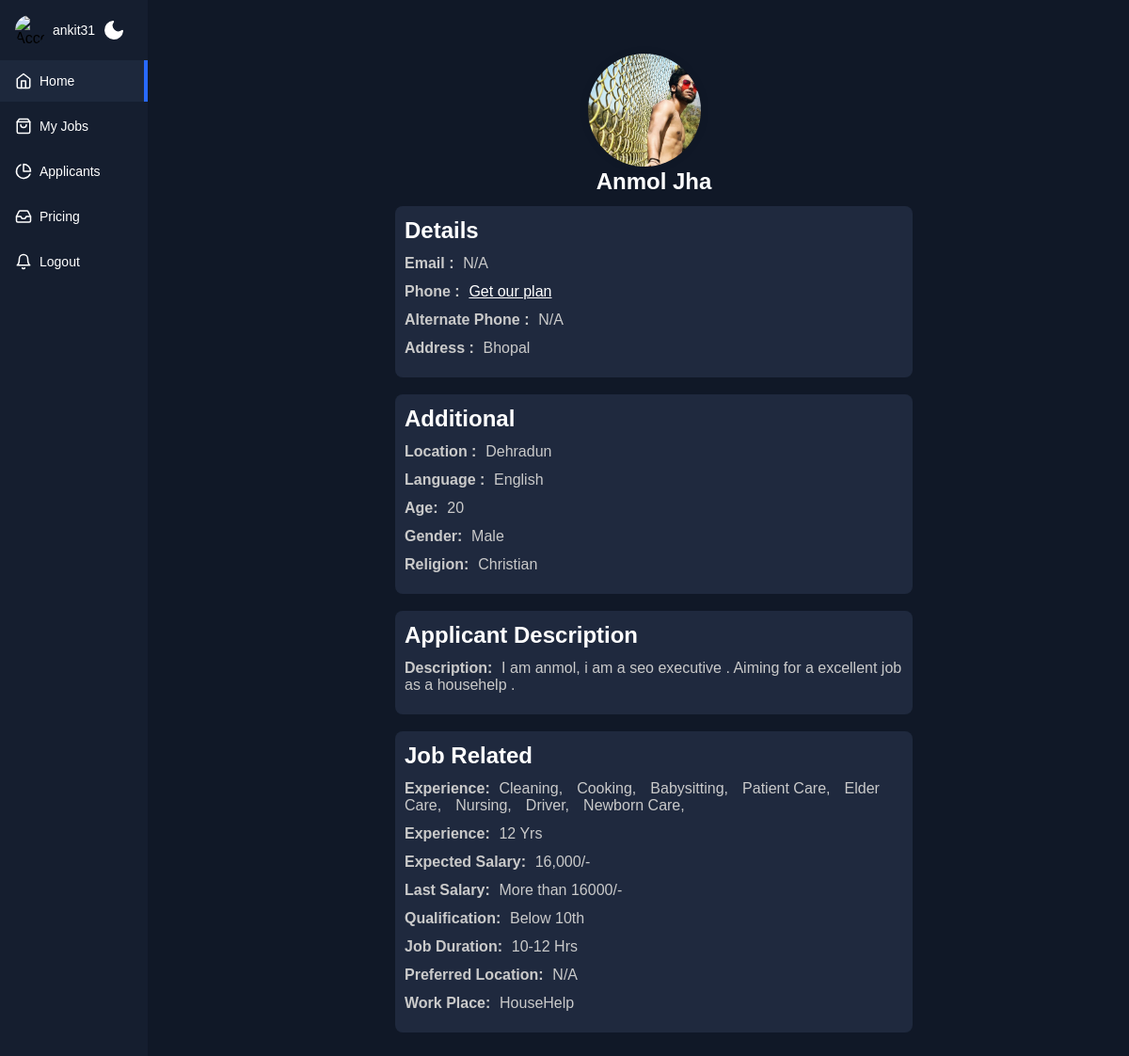
/recruiter-page/applicant-view/4 (signed in), run on the app's committed database.
### applicant/models.py (models this page shows, shortened)
class Applicants(models.Model):
    applicant_id = models.AutoField(primary_key=True, unique=True)
    language = models.CharField(max_length = 10 )
    photo= models.ImageField(upload_to='user_photo', null= True, blank = True)
    full_name = models.CharField(max_length = 60)
    resume = models.FileField(upload_to='resumes/', null=True, blank=True)
    location = models.CharField(max_length = 60)
    job = models.ManyToManyField(Work)
    experience= models.IntegerField(default = 0)
    description =  models.TextField(max_length = 200,null= True, blank = True)
    age = models.CharField(max_length = 5)
    expected_salary = models.CharField(max_length=50, null= True, blank = True)
    gender = models.CharField(max_length=10)
    phone_number = models.CharField(max_length=20,default = False)
    phone_number2 = models.CharField(max_length=20, null= True, blank = True)
    qualification = models.CharField(max_length = 50,default = False)
    last_salary = models.CharField(max_length = 20, null= True, blank = True )
    address = models.CharField(max_length = 150, null= True, blank = True )
    document = models.CharField(max_length = 50, null= True, blank = True  )
    job_duration = models.CharField(max_length = 30,default = False)
    religion = models.CharField(max_length = 10,default = False)
    preffered_location = models.CharField(max_length = 50,default = False)
    work_place = models.ForeignKey(Work_Category, on_delete = models.CASCADE,default = False)

class Work(models.Model):
    Work_id = models.AutoField(primary_key=True)
    work = models.CharField(max_length = 50)
    work_category = models.ManyToManyField(Work_Category)

class Work_Category(models.Model):
    category_id = models.AutoField(primary_key=True)
    category = models.CharField(max_length = 50)
    def __str__(self) -> str:
        return self.category

### recruiter/views.py (the view)
# urls.py: path('applicant-view/<int:id>', views.applicant_view, name='applicant_view'),
@login_required
def applicant_view(request, id):
    try:
        applicant  = Applicants.objects.get(applicant_id = id)
        return render(request,'view_applicant.html' ,{'applicant': applicant})
    except Exception as e:
        message = "Recruiter not found."
        return HttpResponse(f"Error occurred: {e}")

### templates/view_applicant.html (shortened to what this page needs)
{% extends 'recruiter_base.html'%}
{% load static %}
{% block content %}
<link rel="stylesheet" href="{% static 'view_applicant.css' %}">
    <div class="app-content">
    <div class="user-detail-container">
        <div class="user-detail">
            <div class="user-info">
                <div class="user-avatar">
                    <img src="{{applicant.photo.url}}" alt="User Avatar">
                    <h1 class="app-content-headerText">{{ applicant.full_name }}</h1>
                </div>
                <div class="details">
                    <h1 class="app-content-headerText">Details</h1>
                <p class="user_detail"> <strong> Email :</strong>  <span class="detail_applicant">{{ applicant.email|default:"N/A" }}</span> </p>
                <p class="user_detail"> <strong> Phone : </strong> <span class="detail_applicant"><a style="color:white;" href="{% url 'pricing' %}">Get our plan</a></span> </p>
                <p class="user_detail"> <strong>Alternate Phone :</strong> <span class="detail_applicant">{{ applicant.phone_number2|default:"N/A" }}</span> </p>
                <p class="user_detail"> <strong> Address :</strong><span class="detail_applicant"> {{ applicant.address|default:"N/A" }}</span> </p>
            </div>
                <br>
                <div class="details">
                    <h1 class="app-content-headerText">Additional</h1>
                <p class="user_detail"> <strong>Location :</strong><span class="detail_applicant"> {{ applicant.location|default:"N/A" }}</span> </p>
                <p class="user_detail"> <strong>Language :</strong> <span class="detail_applicant">{{ applicant.language|default:"N/A" }}</span> </p>
                <p class="user_detail"> <strong> Age:</strong><span class="detail_applicant"> {{ applicant.age|default:"N/A" }}</span> </p>
                <p class="user_detail"> <strong> Gender:</strong> <span class="detail_applicant">{{ applicant.gender|default:"N/A" }}</span> </p>
                <p class="user_detail"> <strong>Religion:  </strong><span class="detail_applicant">{{ applicant.religion|default:"N/A" }}</span> </p>
                </div>
                <br>
                <div class="details">
                <h1 class="app-content-headerText">Applicant Description</h1>
                <p class="user_detail"> <strong> Description:</strong> <span class="detail_applicant">{{ applicant.description|default:"N/A" }}</span> </p>
                </div>
                <br>
                <div class="details">
                <h1 class="app-content-headerText">Job Related</h1>
                <p class="user_detail"> <strong> Experience:</strong>
                    {% for work in applicant.job.all %}
                    <span class="detail_applicant">{{ work.work}},</span>
                    {% endfor %}
                </p>
                <p class="user_detail"> <strong> Experience:</strong> <span class="detail_applicant">{{ applicant.experience|default:"N/A" }} Yrs</span> </p>
                <p class="user_detail"> <strong> Expected Salary:</strong> <span class="detail_applicant">{{ applicant.expected_salary|default:"N/A" }}</span> </p>
                <p class="user_detail"> <strong> Last Salary:</strong> <span class="detail_applicant">{{ applicant.last_salary|default:"N/A" }}</span> </p>
                <p class="user_detail"> <strong> Qualification: </strong><span class="detail_applicant">{{ applicant.qualification|default:"N/A" }}</span> </p>
                <p class="user_detail"> <strong>Job Duration:  </strong><span class="detail_applicant">{{ applicant.job_duration|default:"N/A" }}</span> </p>
                <p class="user_detail"> <strong>Preferred Location: </strong><span class="detail_applicant"> {{ applicant.preferred_location|default:"N/A" }}</span> </p>
                <p class="user_detail"> <strong> Work Place: </strong><span class="detail_applicant">{{ applicant.work_place|default:"N/A" }}</span> </p>
                </div>
            </div>
        </div>
    </div>
</div>
{% endblock %}

### templates/recruiter_base.html (shortened to what this page needs)
{% load static %}
<!DOCTYPE html>
<html lang="en">
<head>
    <link rel="stylesheet" href="{% static 'recruiter_base.css' %}">
</head>
<body>
    <div class="app-container">
        <div class="sidebar">
            <div class="account-info">
                <div class="account-info-picture">
                  <img src="https://images.unsplash.com/photo-1527736947477-2790e28f3443?ixid=MnwxMjA3fDB8MHxzZWFyY2h8MTE2fHx3b21hbnxlbnwwfHwwfHw%3D&ixlib=rb-1.2.1&auto=format&fit=crop&w=900&q=60" alt="Account">
                </div>
                <div class="account-info-name">{{request.user}}</div>
                <button class="mode-switch" title="Switch Theme">
                    <svg class="moon" fill="none" stroke="currentColor" stroke-linecap="round" stroke-linejoin="round" stroke-width="2" width="24" height="24" viewBox="0 0 24 24">
                      <defs></defs>
                      <path d="M21 12.79A9 9 0 1111.21 3 7 7 0 0021 12.79z"></path>
                    </svg>
                  </button>
              </div>
          <ul class="sidebar-list">
            <li class="sidebar-list-item active">
              <a href="{% url 'recruiter_home' %}" class="sidebar-link">
                <svg xmlns="http://www.w3.org/2000/svg" width="18" height="18" viewBox="0 0 24 24" fill="none" stroke="currentColor" stroke-width="2" stroke-linecap="round" stroke-linejoin="round" class="feather feather-home"><path d="M3 9l9-7 9 7v11a2 2 0 0 1-2 2H5a2 2 0 0 1-2-2z"/><polyline points="9 22 9 12 15 12 15 22"/></svg>
                <span>Home</span>
              </a>
            </li>
            <li class="sidebar-list-item ">
              <a href="{% url 'all_jobs' %}" class="sidebar-link">
                <span>My Jobs</span>
              </a>
            </li>
            <li class="sidebar-list-item">
              <a href="{% url 'view-applicants' %}" class="sidebar-link">
                <svg xmlns="http://www.w3.org/2000/svg" width="18" height="18" viewBox="0 0 24 24" fill="none" stroke="currentColor" stroke-width="2" stroke-linecap="round" stroke-linejoin="round" class="feather feather-pie-chart"><path d="M21.21 15.89A10 10 0 1 1 8 2.83"/><path d="M22 12A10 10 0 0 0 12 2v10z"/></svg>
                <span>Applicants</span>
              </a>
            </li>
            <li class="sidebar-list-item">
              <a href="{% url 'pricing' %}" class="sidebar-link">
                <span>Pricing</span>
              </a>
            </li>
            <li class="sidebar-list-item">
              <a href="{% url 'log_off' %}" class="sidebar-link">
                <svg xmlns="http://www.w3.org/2000/svg" width="18" height="18" viewBox="0 0 24 24" fill="none" stroke="currentColor" stroke-width="2" stroke-linecap="round" stroke-linejoin="round" class="feather feather-bell"><path d="M18 8A6 6 0 0 0 6 8c0 7-3 9-3 9h18s-3-2-3-9"/><path d="M13.73 21a2 2 0 0 1-3.46 0"/></svg>
                <span>Logout </span>
              </a>
            </li>
          </ul>
        </div>
        {% block content %}
        {% endblock  %}
      </div>
</body>
</html>

### static/recruiter_base.css (style rules this page uses)
* { box-sizing: border-box; }
:root { --app-bg: #101827; --sidebar: rgba(21, 30, 47,1); --sidebar-main-color: #fff; --table-border: #1a2131; --table-header: #1a2131; --app-content-main-color: #fff; --sidebar-link: #fff; --sidebar-active-link: #1d283c; --sidebar-hover-link: #1a2539; --action-color: #2869ff; --action-color-hover: #6291fd; --app-content-secondary-color: #1d283c; --filter-reset: #2c394f; --filter-shadow: rgba(16, 24, 39, 0.8) 0px 6px 12px -2px, rgba(0, 0, 0, 0.3) 0px 3px 7px -3px; }
body, html { margin: 0; padding: 0; height: 100%; width: 100%; }
body { font-family: "Poppins", sans-serif; background-color: var(--app-bg); -webkit-font-smoothing: antialiased; -moz-osx-font-smoothing: grayscale; }
.app-container { border-radius: 4px; width: 100%; height: 100%; max-height: 100%; max-width: 1280px; display: flex; max-width: 2000px; margin: 0 auto; }
.sidebar { position: fixed; flex-basis: 200px; max-width: 180px; flex-shrink: 0; top: 0; left: 0; bottom: 0; background-color: var(--sidebar); display: flex; flex-direction: column; }
.sidebar-list { list-style-type: none; padding: 0; }
.sidebar-list-item { position: relative; margin-bottom: 4px; }
.sidebar-list-item a { display: flex; align-items: center; width: 100%; padding: 10px 16px; color: var(--sidebar-link); text-decoration: none; font-size: 14px; line-height: 24px; }
.sidebar-list-item svg { margin-right: 8px; }
.sidebar-list-item.active { background-color: var(--sidebar-active-link); }
.sidebar-list-item.active:before { content: ""; position: absolute; right: 0; background-color: var(--action-color); height: 100%; width: 4px; }
.mode-switch { background-color: transparent; border: none; padding: 0; color: var(--app-content-main-color); display: flex; justify-content: center; align-items: center; margin-left: auto; margin-right: 8px; cursor: pointer; }
.mode-switch .moon { fill: var(--app-content-main-color); }
.account-info { display: flex; align-items: center; padding: 16px; }
.account-info-picture { width: 32px; height: 32px; border-radius: 50%; overflow: hidden; flex-shrink: 0; }
.account-info-picture img { width: 100%; height: 100%; -o-object-fit: cover; object-fit: cover; }
.account-info-name { font-size: 14px; color: var(--sidebar-main-color); margin: 0 8px; overflow: hidden; max-width: 100%; text-overflow: ellipsis; white-space: nowrap; }
.app-content { margin-left: 195px; margin-top: 1%; width: calc(100% - 200px); height: 100%; display: flex; flex-direction: column; }
.app-content-headerText { color: var(--app-content-main-color); font-size: 24px; line-height: 32px; margin: 0; }

### static/view_applicant.css (style rules this page uses)
* { box-sizing: border-box; margin: 0; padding: 0; }
body { font-family: Arial, sans-serif; }
.user-detail-container { width: 60%; margin: 20px auto; padding: 25px; background-color: transparent; border-radius: 8px; }
.user-detail { display: flex; align-items: center; }
.user-avatar { display: flex; flex-direction: column; align-items: center; }
.user-avatar img { width: 120px; height: 120px; border-radius: 50%; object-fit: cover; margin-right: 20px; box-shadow: 0 0 10px rgba(0, 0, 0, 0.1); }
.user-info { flex: 1; }
.user-info h1 { font-size: 24px; margin-bottom: 10px; }
.user-info p { font-size: 16px; color:rgb(202, 202, 202); margin-bottom: 12px; }
.detail_applicant { margin:1%; }
.details { background-color: #1F293E; padding: 10px; border-radius: 8px; }

### data on the page
Applicants: photo (picture), full_name "Anmol Jha", phone_number2 "N/A", address "Bhopal", location "Dehradun", language "English", age "20", gender "Male", religion "Christian", description "I am anmol, i am a seo executive . Aiming for a excellent job as a househelp .", experience "12", expected_salary "16,000/-", last_salary "More than 16000/-", qualification "Below 10th", job_duration "10-12 Hrs", work_place "HouseHelp"
Work: work "Cleaning"
Work: work "Cooking"
Work: work "Babysitting"
Work: work "Patient Care"
Work: work "Elder Care"
Work: work "Nursing"
Work: work "Driver"
Work: work "Newborn Care"

### other printed values
{{ request.user }} "ankit31"
{{ applicant.email|default:"N/A" }} "N/A"
{{ applicant.preferred_location|default:"N/A" }} "N/A"
